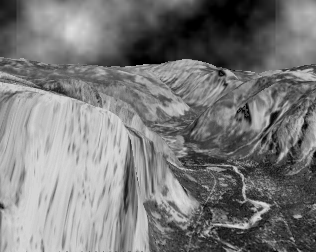
%> input picture 光流/HS/yos9.tif, 316 x 252 px
$ octave --eval "result = HS;"   (GNU Octave 9; MATLAB toolbox functions it lacks are replaced by stand-ins)
%> lines starting %> are read from the running program, lines starting %| are printed output that depends on the picture
### 光流/HS/smoothImg.m
function smoothedImg=smoothImg(img,segma)
% Convolving an image with a Gaussian kernel.

% The degree of smoothing is determined by the Gaussian's standard
% deviation 'segma'. The Gaussian outputs a 'weighted average' of each
% pixel's neighborhood, with the average weighted more towards the value of
% the central pixels. The larger the standard deviation, the less weight
% towards the central pixels and more weight towards the pixels away, hence
% heavier blurring effect and less details in the output image.
%
% Author: Mohd Kharbat at Cranfield Defence and Security
% mkharbat(at)ieee(dot)org , http://mohd.kharbat.com
% Published under a Creative Commons Attribution-Non-Commercial-Share Alike
% 3.0 Unported Licence http://creativecommons.org/licenses/by-nc-sa/3.0/
%
% October 2008

if nargin<2
    segma=1;
end

G=gaussFilter(segma);
smoothedImg=conv2(img,G,'same');
smoothedImg=conv2(smoothedImg,G','same');

### 光流/HS/gaussFilter.m
function G=gaussFilter(segma,kSize)
% Creates a 1-D Gaussian kernel of a standard deviation 'segma' and a size
% of 'kSize'.
%
% In theory, the Gaussian distribution is non-zero everywhere. In practice,
% it's effectively zero at places further away from about three standard
% deviations. Hence the reason why the kernel is suggested to be truncated
% at that point.
%
% The 2D Gaussian filter is a complete circular symmetric operator. It can be
% seperated into x and y components. The 2D convolution can be performed by
% first convolving with 1D Gaussian in the x direction and the same in the
% y direction.
%
% Author: Mohd Kharbat at Cranfield Defence and Security
% mkharbat(at)ieee(dot)org , http://mohd.kharbat.com
% Published under a Creative Commons Attribution-Non-Commercial-Share Alike
% 3.0 Unported Licence http://creativecommons.org/licenses/by-nc-sa/3.0/
%
% October 2008

if nargin<1
    segma=1;
end
if nargin<2
    kSize=2*(segma*3);
end

x=-(kSize/2):(1+1/kSize):(kSize/2);
G=(1/(sqrt(2*pi)*segma)) * exp (-(x.^2)/(2*segma^2));

### 光流/HS/HS.m
function [u, v] = HS(im1, im2, alpha, ite, uInitial, vInitial, displayFlow, displayImg)
% Horn-Schunck optical flow method
% Horn, B.K.P., and Schunck, B.G., Determining Optical Flow, AI(17), No.
% 1-3, August 1981, pp. 185-203 http://dspace.mit.edu/handle/1721.1/6337
%
% Usage:
% [u, v] = HS(im1, im2, alpha, ite, uInitial, vInitial, displayFlow)
% For an example, run this file from the menu Debug->Run or press (F5)
%
% -im1,im2 : two subsequent frames or images.
% -alpha : a parameter that reflects the influence of the smoothness term.
% -ite : number of iterations.
% -uInitial, vInitial : initial values for the flow. If available, the
% flow would converge faster and hence would need less iterations ; default is zero.
% -displayFlow : 1 for display, 0 for no display ; default is 1.
% -displayImg : specify the image on which the flow would appear ( use an
% empty matrix "[]" for no image. )
%
% Author: Mohd Kharbat at Cranfield Defence and Security
% mkharbat(at)ieee(dot)org , http://mohd.kharbat.com
% Published under a Creative Commons Attribution-Non-Commercial-Share Alike
% 3.0 Unported Licence http://creativecommons.org/licenses/by-nc-sa/3.0/
%
% October 2008
% Rev: Jan 2009

%% Default parameters

if nargin<1 || nargin<2
    im1=imread('yos9.tif');
%> im1 is the input picture: size 252x316 uint8; min 0, max 224, mean 121.7
    im2=imread('yos10.tif');
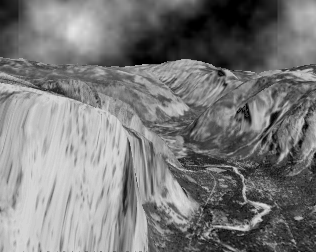
%> input picture 光流/HS/yos10.tif, 316 x 252 px
%> im2 is the input picture: size 252x316 uint8; min 0, max 230, mean 122
end
if nargin<3
    alpha=1;
end
if nargin<4
    ite=100;
end
if nargin<5 || nargin<6
    uInitial = zeros(size(im1(:,:,1)));
%> uInitial: size 252x316 double; every value is 0
    vInitial = zeros(size(im2(:,:,1)));
elseif size(uInitial,1) ==0 || size(vInitial,1)==0
    uInitial = zeros(size(im1(:,:,1)));
    vInitial = zeros(size(im2(:,:,1)));
end
if nargin<7
    displayFlow=1;
end
if nargin<8
    displayImg=im1;
end

%% Convert images to grayscale
if size(size(im1),2)==3
    im1=rgb2gray(im1);
end
if size(size(im2),2)==3
    im2=rgb2gray(im2);
end
im1=double(im1);
%> im1: size 252x316 double
im2=double(im2);
%> im2: size 252x316 double

im1=smoothImg(im1,1);
%> in smoothImg, `smoothedImg=conv2(img,G,'same');`:
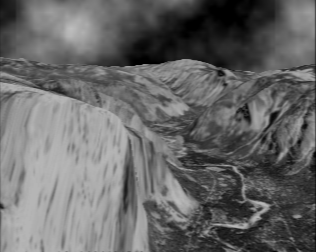
%> smoothedImg: size 252x316 double; min 0, max 190.2, mean 104
%> in smoothImg, `smoothedImg=conv2(smoothedImg,G','same');`:
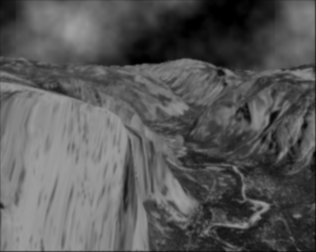
%> smoothedImg: size 252x316 double; min 0, max 162, mean 89
im2=smoothImg(im2,1);
%> call 2 of smoothImg, with segma = 1
%> in smoothImg (call 2), `smoothedImg=conv2(img,G,'same');`:
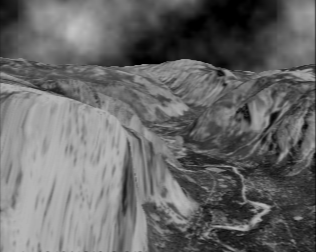
%> smoothedImg: size 252x316 double; min 0, max 195.4, mean 104.3
%> in smoothImg (call 2), `smoothedImg=conv2(smoothedImg,G','same');`:
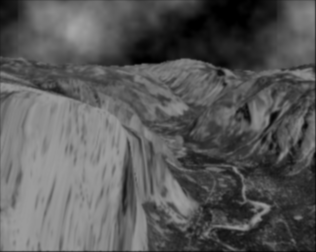
%> smoothedImg: size 252x316 double; min 0, max 166.6, mean 89.2

%%
% Set initial value for the flow vectors
u = uInitial;
v = vInitial;

% Estimate spatiotemporal derivatives
%> (the run ends here)
